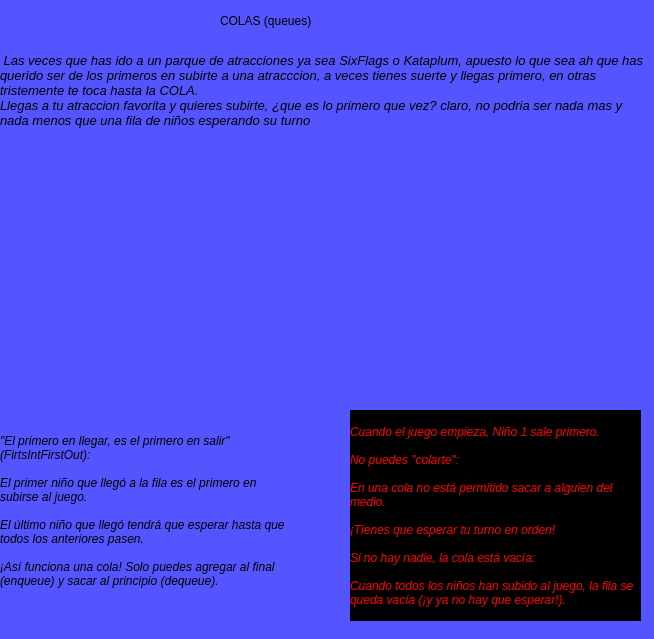
<?xml version="1.0" encoding="UTF-8"?>
<ui version="4.0">
 <class>StackedWidget</class>
 <widget class="QStackedWidget" name="StackedWidget">
  <property name="enabled">
   <bool>true</bool>
  </property>
  <property name="geometry">
   <rect>
    <x>0</x>
    <y>0</y>
    <width>654</width>
    <height>639</height>
   </rect>
  </property>
  <property name="font">
   <font>
    <pointsize>20</pointsize>
    <bold>true</bold>
   </font>
  </property>
  <property name="windowTitle">
   <string>StackedWidget</string>
  </property>
  <property name="styleSheet">
   <string notr="true">background-color: rgb(85, 85, 255);</string>
  </property>
  <widget class="QWidget" name="page">
   <widget class="QLabel" name="label">
    <property name="geometry">
     <rect>
      <x>220</x>
      <y>0</y>
      <width>201</width>
      <height>41</height>
     </rect>
    </property>
    <property name="text">
     <string>COLAS (queues) </string>
    </property>
   </widget>
   <widget class="QLabel" name="label_2">
    <property name="geometry">
     <rect>
      <x>0</x>
      <y>40</y>
      <width>651</width>
      <height>101</height>
     </rect>
    </property>
    <property name="font">
     <font>
      <pointsize>10</pointsize>
      <italic>true</italic>
      <bold>false</bold>
     </font>
    </property>
    <property name="text">
     <string> Las veces que has ido a un parque de atracciones ya sea SixFlags o Kataplum, apuesto lo que sea ah que has querido ser de los primeros en subirte a una atracccion, a veces tienes suerte y llegas primero, en otras tristemente te toca hasta la COLA.
Llegas a tu atraccion favorita y quieres subirte, ¿que es lo primero que vez? claro, no podria ser nada mas y nada menos que una fila de niños esperando su turno</string>
    </property>
    <property name="wordWrap">
     <bool>true</bool>
    </property>
   </widget>
   <widget class="QLabel" name="label_3">
    <property name="geometry">
     <rect>
      <x>0</x>
      <y>160</y>
      <width>651</width>
      <height>251</height>
     </rect>
    </property>
    <property name="text">
     <string/>
    </property>
    <property name="pixmap">
     <pixmap>../Sources/Images/COLAS.jpg</pixmap>
    </property>
    <property name="scaledContents">
     <bool>true</bool>
    </property>
   </widget>
   <widget class="QLabel" name="label_4">
    <property name="geometry">
     <rect>
      <x>0</x>
      <y>410</y>
      <width>291</width>
      <height>201</height>
     </rect>
    </property>
    <property name="font">
     <font>
      <pointsize>9</pointsize>
      <italic>true</italic>
      <bold>false</bold>
     </font>
    </property>
    <property name="text">
     <string>&quot;El primero en llegar, es el primero en salir&quot; (FirtsIntFirstOut):

El primer niño que llegó a la fila es el primero en subirse al juego.

El último niño que llegó tendrá que esperar hasta que todos los anteriores pasen.

¡Así funciona una cola! Solo puedes agregar al final (enqueue) y sacar al principio (dequeue).</string>
    </property>
    <property name="scaledContents">
     <bool>true</bool>
    </property>
    <property name="wordWrap">
     <bool>true</bool>
    </property>
   </widget>
   <widget class="QLabel" name="label_5">
    <property name="geometry">
     <rect>
      <x>350</x>
      <y>410</y>
      <width>291</width>
      <height>211</height>
     </rect>
    </property>
    <property name="font">
     <font>
      <pointsize>9</pointsize>
      <italic>true</italic>
      <bold>false</bold>
     </font>
    </property>
    <property name="styleSheet">
     <string notr="true">background-color: rgb(0, 0, 0);
color: rgb(255, 0, 0);</string>
    </property>
    <property name="text">
     <string>Cuando el juego empieza, Niño 1 sale primero.

No puedes &quot;colarte&quot;:

En una cola no está permitido sacar a alguien del medio.

¡Tienes que esperar tu turno en orden! 

Si no hay nadie, la cola está vacía:

Cuando todos los niños han subido al juego, la fila se queda vacía (¡y ya no hay que esperar!).</string>
    </property>
    <property name="wordWrap">
     <bool>true</bool>
    </property>
   </widget>
  </widget>
 </widget>
 <resources/>
 <connections/>
</ui>
